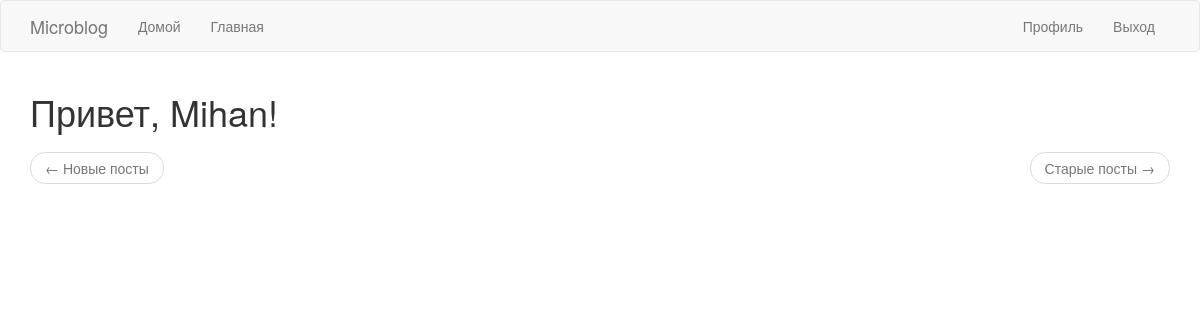
The app's page /explore (signed in), older data.
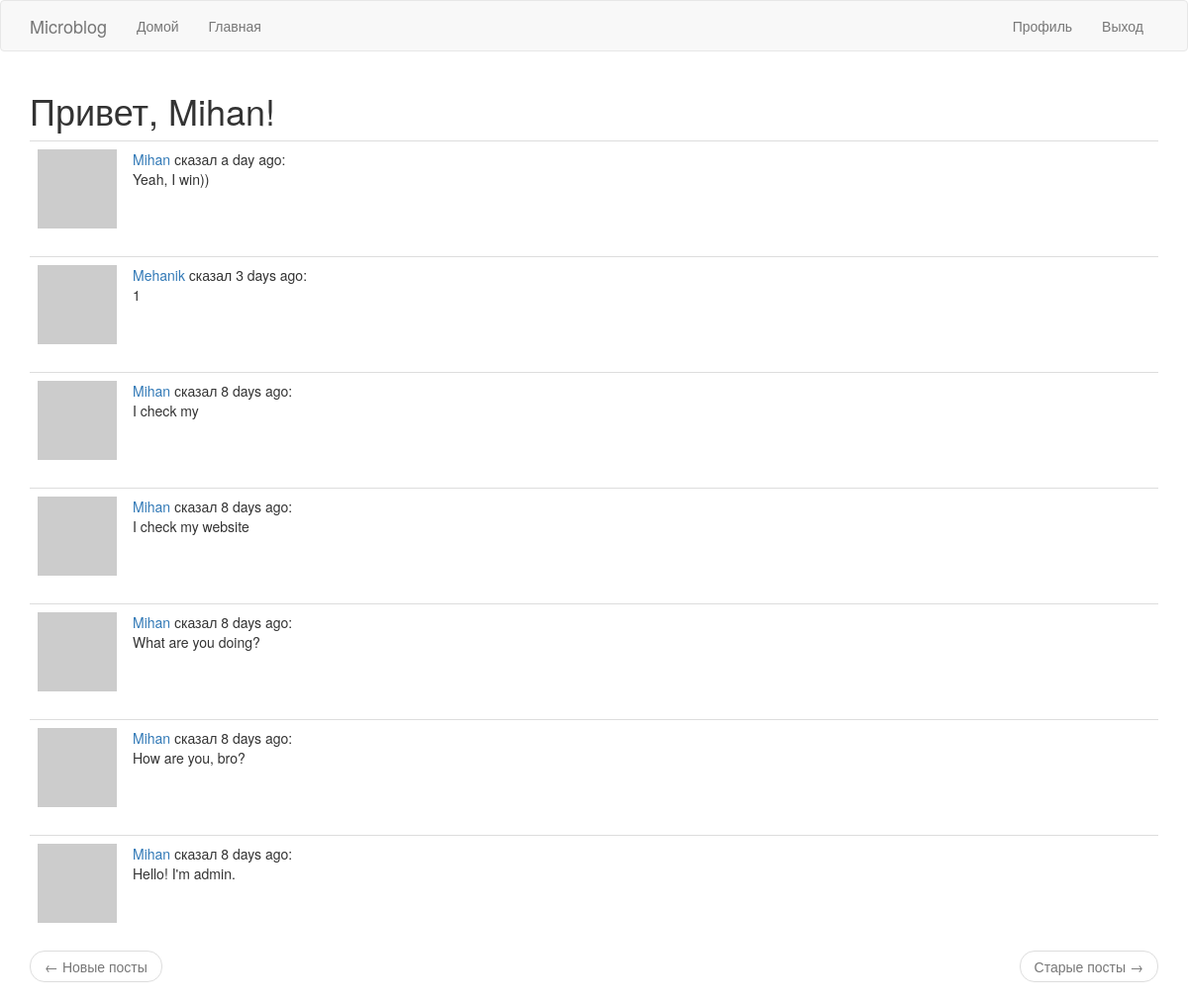
The same page, newer data.
### app/models.py (models this page shows, shortened)
class Post(db.Model):  # таблица постов в БД
    id = db.Column(db.Integer, primary_key=True)
    body = db.Column(db.String(140))
    timestamp = db.Column(db.DateTime, index=True, default=datetime.utcnow)
    user_id = db.Column(db.Integer, db.ForeignKey('user.id'))

class User(UserMixin, db.Model):  # таблица пользователей в БД
    id = db.Column(db.Integer, primary_key=True)
    username = db.Column(db.String(64), index=True, unique=True)
    email = db.Column(db.String(120), index=True, unique=True)
    password_hash = db.Column(db.String(128))
    posts = db.relationship('Post', backref='author', lazy='dynamic')
    about_me = db.Column(db.String(140))
    last_seen = db.Column(db.DateTime, default=datetime.utcnow)
    followed = db.relationship(
        'User', secondary=followers,  # secondary - таблица конфигураций
        primaryjoin=(followers.c.follower_id == id),  # условие связывающее с левой стороны(follower)
        secondaryjoin=(followers.c.followed_id == id),  # условие связывающее с правой стороны(followed)
        backref=db.backref('followers', lazy='dynamic'), lazy='dynamic'
    )
    def avatar(self, size):  # изображение аватара
        digest = md5(self.email.lower().encode(
            'utf-8')).hexdigest()  # конвертирование почты в нижний регистр, далее в 16-ю строку
        return 'https://www.gravatar.com/avatar/{}?d=identicon&s={}'.format(digest, size)

### app/main/routes.py (the view)
@bp.route('/explore')
@login_required
def explore():  # логика страницы с постами от всех пользователей
    page = request.args.get('page', 1, type=int)  # логика нумерации страниц
    posts = Post.query.order_by(Post.timestamp.desc()).paginate(page, current_app.config['POSTS_PER_PAGE'],
                                                                False)  # логика отображение постов
    next_url = url_for('main.explore', page=posts.next_num) \
        if posts.has_next else None
    prev_url = url_for('main.explore', page=posts.prev_num) \
        if posts.has_prev else None
    return render_template('index.html', title='Explore', posts=posts.items, next_url=next_url, prev_url=prev_url)

### app/main/routes.py (called while the page is built)
@bp.before_request  # последняя активность пользователя
def before_request():  # логика последней активности пользователя
    if current_user.is_authenticated:  # проверка на авторизацию
        current_user.last_seen = datetime.utcnow()
        db.session.commit()

### app/models.py (called while the page is built)
@login.user_loader  # регистрирование пользовательского загрузчика
def load_user(id):
    return User.query.get(int(id))

### app/templates/index.html (shortened to what this page needs)
{% extends "base.html" %}
{% import 'bootstrap/wtf.html' as wtf %}
{% block app_content %}
    <h1>Привет, {{ current_user.username }}!</h1>
    {% for post in posts %}
        {% include '_post.html' %}
    {% endfor %}
    <nav aria-label="...">
        <ul class="pager">
            <li class="previous{% if not prev_url %} disabled{% endif %}">
                <a href="{{ prev_url or '#' }}">
                    <span aria-hidden="true">&larr;</span> Новые посты
                </a>
            </li>
            <li class="next{% if not next_url %} disabled{% endif %}">
                <a href="{{ next_url or '#' }}">
                    Старые посты <span aria-hidden="true">&rarr;</span>
                </a>
            </li>
        </ul>
    </nav>
{% endblock %}

### app/templates/_post.html
<table class="table table-hover">
  <tr valign="top">
      <td width="70px">
          <a href="{{ url_for('main.user', username=post.author.username) }}">
              <img src="{{ post.author.avatar(36) }}">
          </a>
      </td>
      <td>
          <a href="{{ url_for('main.user', username=post.author.username) }}">
              {{ post.author.username }}
          </a>
          сказал {{ moment(post.timestamp).fromNow() }}:
          <br>
          {{ post.body }}
      </td>
  </tr>
</table>

Row changes from the older to the newer data that the page shows:
added Post: author.username "Mihan", timestamp "a day ago", body "Yeah, I win))"
added Post: author.username "Mehanik", timestamp "3 days ago", body "1"
added Post: author.username "Mihan", timestamp "8 days ago", body "I check my"
added Post: author.username "Mihan", timestamp "8 days ago", body "I check my website"
added Post: author.username "Mihan", timestamp "8 days ago", body "What are you doing?"
added Post: author.username "Mihan", timestamp "8 days ago", body "How are you, bro?"
added Post: author.username "Mihan", timestamp "8 days ago", body "Hello! I'm admin."
